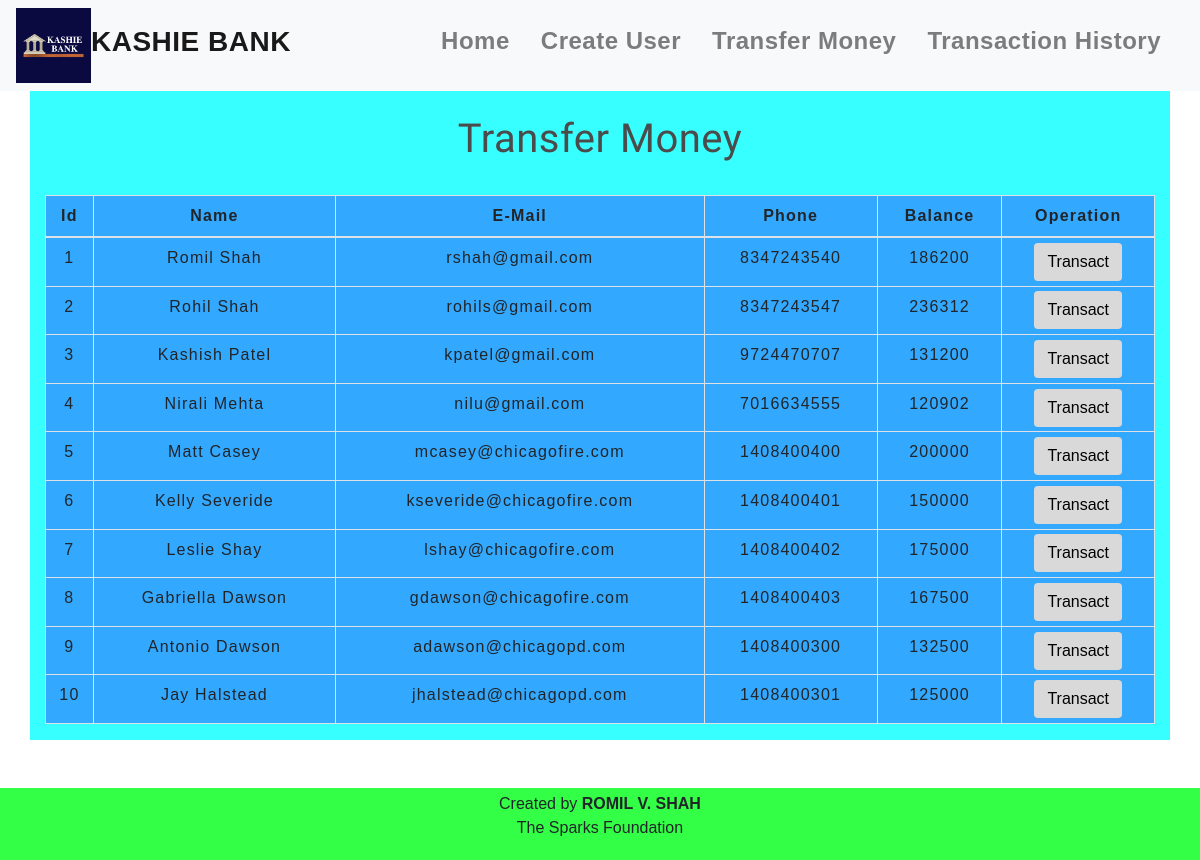
The app's page /transfermoney.php with its own data.
### tables this page shows
CREATE TABLE `users` (
  `id` int(3) NOT NULL,
  `name` text NOT NULL,
  `email` varchar(30) NOT NULL,
  `balance` int(8) NOT NULL,
  `phone` bigint(11) NOT NULL
);

### transfermoney.php (the view, shortened to what this page needs)
<!DOCTYPE html>
<html lang="en">
<head>
    <link rel="stylesheet" href="https://maxcdn.bootstrapcdn.com/bootstrap/4.0.0/css/bootstrap.min.css">
    <link rel="stylesheet" type="text/css" href="css/table.css">
    <link rel="stylesheet" type="text/css" href="css/navbar.css">
</head>
<body>
<?php
    include 'config.php';
    $sql = "SELECT * FROM users";
    $result = mysqli_query($conn,$sql);
?>
<?php
  include 'navbar.php';
?>
<div class="container" style="background-color: #38FFFF;">
        <h2 class="text-center pt-4">Transfer Money</h2>
        <br>
            <div class="row">
                <div class="col">
                    <div class="table-responsive-sm">
                    <table class="table table-hover table-sm table-striped table-condensed table-bordered">
                        <thead>
                            <tr style="background-color:#33A8FF">
                            <th scope="col" class="text-center py-2">Id</th>
                            <th scope="col" class="text-center py-2">Name</th>
                            <th scope="col" class="text-center py-2">E-Mail</th>
                            <th scope="col" class="text-center py-2">Phone  </th>
                            <th scope="col" class="text-center py-2">Balance</th>
                            <th scope="col" class="text-center py-2">Operation</th>
                            </tr>
                        </thead>
                        <tbody>
                <?php
                    while($rows=mysqli_fetch_assoc($result)){
                ?>
                    <tr style="background-color:#33A8FF">
                        <td class="py-2"><?php echo $rows['id'] ?></td>
                        <td class="py-2"><?php echo $rows['name']?></td>
                        <td class="py-2"><?php echo $rows['email']?></td>
                        <td class="py-2"><?php echo $rows['phone']?></td>
                        <td class="py-2"><?php echo $rows['balance']?></td>
                        <td><a href="selecteduserdetail.php?id= <?php echo $rows['id'] ;?>"> <button type="button" class="btn">Transact</button></a></td>
                    </tr>
                <?php
                    }
                ?>
                        </tbody>
                    </table>
                    </div>
                </div>
            </div>
         </div>
        <footer class="text-center mt-5  py-1" style="background-color:#33FF46">
        <p>Created by <b>ROMIL V. SHAH</b> <br> The Sparks Foundation </p>
        </footer>
</body>
</html>

### navbar.php (shortened to what this page needs)
<nav class="navbar navbar-expand-md navbar-light bg-light" >
<img src="img/Logo.png" style="width: 75px;">
<a class="navbar-brand" href="index.php"><h3><b>KASHIE BANK</b></h3></a>
<div class="collapse navbar-collapse" id="collapsibleNavbar">
      <ul class="navbar-nav ml-auto">
        <li class="nav-item">
          <a class="nav-link" href="index.php"><h4><b>Home</b></h4></a>
        </li>
        <li class="nav-item">
          <a class="nav-link" href="createuser.php"><h4><b>Create User</b></h4></a>
        </li>
        <li class="nav-item">
          <a class="nav-link" href="transfermoney.php"><h4><b>Transfer Money</b></h4></a>
        </li>
        <li class="nav-item">
          <a class="nav-link" href="transactionhistory.php"><h4><b>Transaction History</b></h4></a>
        </li>
    </div>
 </nav>

### css/table.css (style rules this page uses)
* { padding: 0; margin: 0; box-sizing: border-box; font-family: sans-serif; }
h2 { font-size: 40px; }
table { letter-spacing: 1.2px; }
td { text-align: center; }
button { border:none; background: #d9d9d9; transition: 1s; }

### css/navbar.css (style rules this page uses)
.nav-link { margin-right: 15px; color:#2F363F; letter-spacing: 0.5px; transition: 0.5s; }
.navbar-brand { color: #4C4B4B; letter-spacing: 0.5px; }
h2 { color: #4C4B4B; letter-spacing: 0.5px; font-family: raleway; }

### transfermoney.php (style rules this page uses)
button { transition: 1.5s; }

### records on screen
users: id "1", name "Romil Shah", email "rshah@gmail.com", phone "8347243540", balance "186200"
users: id "2", name "Rohil Shah", email "rohils@gmail.com", phone "8347243547", balance "236312"
users: id "3", name "Kashish Patel", email "kpatel@gmail.com", phone "9724470707", balance "131200"
users: id "4", name "Nirali Mehta", email "nilu@gmail.com", phone "7016634555", balance "120902"
users: id "5", name "Matt Casey", email "mcasey@chicagofire.com", phone "1408400400", balance "200000"
users: id "6", name "Kelly Severide", email "kseveride@chicagofire.com", phone "1408400401", balance "150000"
users: id "7", name "Leslie Shay", email "lshay@chicagofire.com", phone "1408400402", balance "175000"
users: id "8", name "Gabriella Dawson", email "gdawson@chicagofire.com", phone "1408400403", balance "167500"
users: id "9", name "Antonio Dawson", email "adawson@chicagopd.com", phone "1408400300", balance "132500"
users: id "10", name "Jay Halstead", email "jhalstead@chicagopd.com", phone "1408400301", balance "125000"
